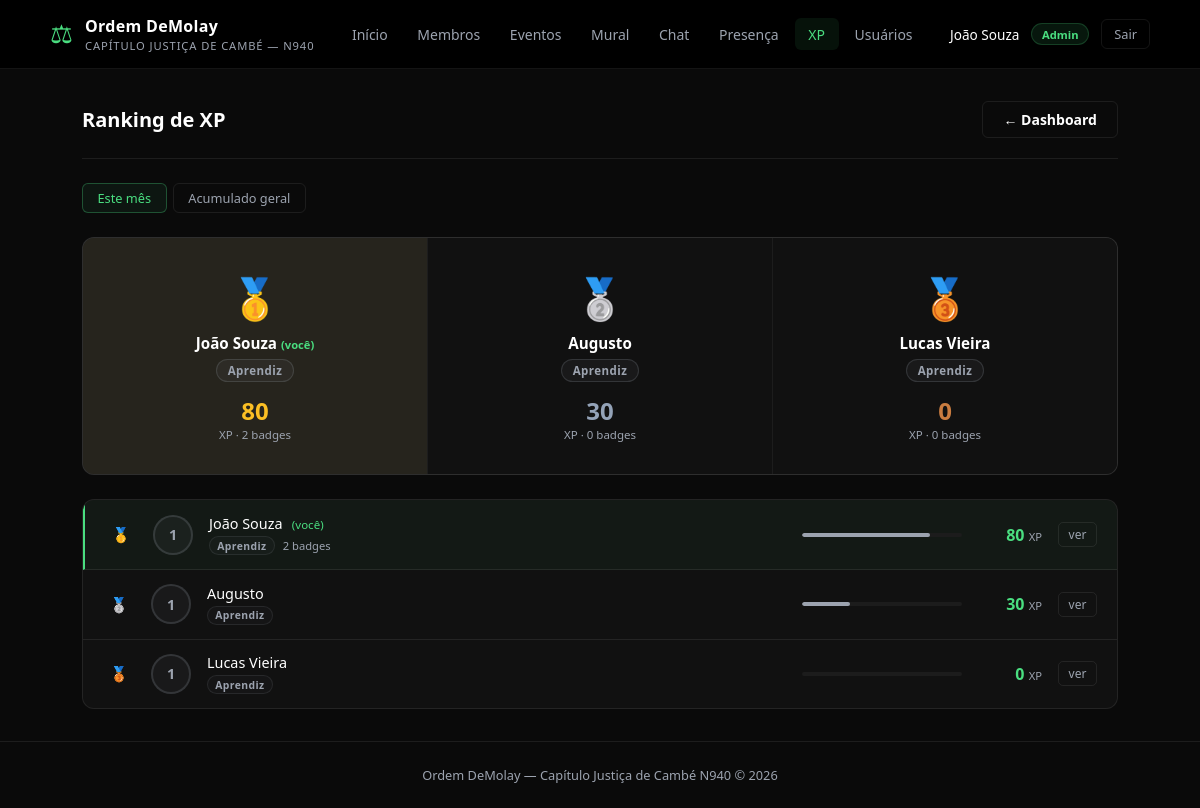
The app's page /gamificacao/ranking (signed in) with its own data.
### tables this page shows
CREATE TABLE usuarios (
            id INTEGER PRIMARY KEY AUTOINCREMENT,
            username TEXT NOT NULL UNIQUE,
            senha_hash TEXT NOT NULL,
            nome TEXT NOT NULL,
            role TEXT NOT NULL DEFAULT 'membro'
        );

### app.py (the view, shortened to what this page needs)
@app.route("/gamificacao/ranking")
@login_required
def xp_ranking():
    periodo = request.args.get("periodo", "mensal")
    mes     = date.today().strftime("%Y-%m")
    uid     = session["user_id"]
    conn    = get_db()
    if periodo == "mensal":
        rows = conn.execute("""
            SELECT u.id, u.nome,
                   COALESCE(SUM(xr.pontos),0) AS xp,
                   (SELECT COALESCE(SUM(pontos),0) FROM xp_registros WHERE usuario_id=u.id) AS xp_total,
                   (SELECT COUNT(*) FROM xp_usuario_badges WHERE usuario_id=u.id) AS n_badges
            FROM usuarios u
            LEFT JOIN xp_registros xr ON xr.usuario_id=u.id
                AND strftime('%Y-%m', xr.criado_em)=?
            GROUP BY u.id ORDER BY xp DESC
        """, (mes,)).fetchall()
    conn.close()
    ranking = [{"pos": i + 1, "id": r["id"], "nome": r["nome"],
                "xp": r["xp"], "nivel": _nivel_info(r["xp_total"]),
                "n_badges": r["n_badges"], "e_eu": r["id"] == uid}
               for i, r in enumerate(rows)]
    return render_template("xp_ranking.html", ranking=ranking, periodo=periodo)

### app.py (called while the page is built)
def get_db():
    conn = sqlite3.connect(DB_PATH)
    conn.row_factory = sqlite3.Row
    return conn

def login_required(f):
    @wraps(f)
    def decorated(*args, **kwargs):
        if "user_id" not in session:
            return redirect(url_for("entrar", next=request.path))
        return f(*args, **kwargs)
    return decorated

def _nivel_info(pontos):
    atual = NIVEIS[0]
    for n in NIVEIS:
        if pontos >= n[0]:
            atual = n
    idx = NIVEIS.index(atual)
    prox = NIVEIS[idx + 1] if idx + 1 < len(NIVEIS) else None
    if prox:
        faixa = prox[0] - atual[0]
        progresso = min(100, round((pontos - atual[0]) / faixa * 100))
        falta = prox[0] - pontos
    else:
        progresso, falta = 100, 0
    return {"numero": atual[1], "nome": atual[2], "cor": atual[3],
            "proximo": prox[2] if prox else None,
            "proximo_limiar": prox[0] if prox else None,
            "progresso": progresso, "falta": falta}

### templates/xp_ranking.html
{% extends "base.html" %}
{% block conteudo %}
<div class="pagina-topo">
  <h2>Ranking de XP</h2>
  <a href="{{ url_for('xp_dashboard') }}" class="btn secundario">← Dashboard</a>
</div>
<div class="filtros" style="margin-bottom:1.5rem;">
  <a href="{{ url_for('xp_ranking', periodo='mensal') }}"
     class="filtro-btn {% if periodo == 'mensal' %}ativo{% endif %}">Este mês</a>
  <a href="{{ url_for('xp_ranking', periodo='geral') }}"
     class="filtro-btn {% if periodo == 'geral' %}ativo{% endif %}">Acumulado geral</a>
</div>
{% if ranking %}
{% if ranking | length >= 3 %}
<div style="display:grid;grid-template-columns:1fr 1fr 1fr;gap:1px;background:var(--borda);border:1px solid var(--borda);border-radius:12px;overflow:hidden;margin-bottom:1.5rem;">
  {% for r in ranking[:3] %}
  <div style="background:var(--superficie);padding:2rem 1rem;text-align:center;{% if loop.index == 1 %}background:rgba(251,191,36,0.04);{% endif %}">
    <div style="font-size:2.5rem;margin-bottom:0.5rem;">
      {% if loop.index == 1 %}🥇{% elif loop.index == 2 %}🥈{% else %}🥉{% endif %}
    </div>
    <div style="font-size:0.95rem;font-weight:600;color:var(--texto);margin-bottom:0.35rem;">
      {{ r.nome }}{% if r.e_eu %} <span style="color:var(--verde);font-size:0.7rem;">(você)</span>{% endif %}
    </div>
    <span class="nivel-chip" style="color:{{ r.nivel.cor }};border-color:{{ r.nivel.cor }}33;background:{{ r.nivel.cor }}10;">
      {{ r.nivel.nome }}
    </span>
    <div style="font-size:1.5rem;font-weight:800;color:{% if loop.index==1 %}#fbbf24{% elif loop.index==2 %}#94a3b8{% else %}#c97c40{% endif %};margin-top:0.75rem;">
      {{ r.xp }}
    </div>
    <div style="font-size:0.72rem;color:var(--texto-muted);">XP · {{ r.n_badges }} badges</div>
  </div>
  {% endfor %}
</div>
{% endif %}
<div style="background:var(--superficie);border:1px solid var(--borda);border-radius:12px;overflow:hidden;">
  {% for r in ranking %}
  <div class="xp-ranking-row {% if r.e_eu %}destaque{% endif %}">
    <div class="xp-pos">
      {% if r.pos == 1 %}🥇
      {% elif r.pos == 2 %}🥈
      {% elif r.pos == 3 %}🥉
      {% else %}<span style="color:var(--texto-muted);font-size:0.8rem;">{{ r.pos }}</span>
      {% endif %}
    </div>
    <div style="width:40px;height:40px;border-radius:50%;border:2px solid {{ r.nivel.cor }}33;display:flex;align-items:center;justify-content:center;font-size:0.9rem;font-weight:800;color:{{ r.nivel.cor }};background:{{ r.nivel.cor }}10;flex-shrink:0;">
      {{ r.nivel.numero }}
    </div>
    <div class="xp-membro">
      <div class="xp-membro-nome">
        {{ r.nome }}
        {% if r.e_eu %}<span style="color:var(--verde);font-size:0.72rem;margin-left:0.35rem;">(você)</span>{% endif %}
      </div>
      <div style="display:flex;align-items:center;gap:0.5rem;margin-top:0.2rem;">
        <span class="nivel-chip" style="color:{{ r.nivel.cor }};border-color:{{ r.nivel.cor }}22;background:{{ r.nivel.cor }}08;font-size:0.65rem;padding:0.1rem 0.45rem;">
          {{ r.nivel.nome }}
        </span>
        {% if r.n_badges > 0 %}
        <span style="font-size:0.7rem;color:var(--texto-muted);">{{ r.n_badges }} badge{{ 's' if r.n_badges != 1 }}</span>
        {% endif %}
      </div>
    </div>
    <div style="flex:1;max-width:160px;">
      <div class="xp-bar" style="height:4px;">
        <div class="xp-bar-fill" style="width:{{ r.nivel.progresso }}%;background:{{ r.nivel.cor }};"></div>
      </div>
    </div>
    <div class="xp-pts">{{ r.xp }} <span style="font-size:0.7rem;color:var(--texto-muted);font-weight:400;">XP</span></div>
    <a href="{{ url_for('xp_perfil_usuario', user_id=r.id) }}" style="font-size:0.75rem;color:var(--texto-muted);text-decoration:none;padding:0.2rem 0.6rem;border:1px solid var(--borda);border-radius:5px;">ver</a>
  </div>
  {% endfor %}
</div>
{% else %}
<p class="vazio">Nenhum dado para este período.</p>
{% endif %}
{% endblock %}

### templates/base.html (shortened to what this page needs)
<!DOCTYPE html>
<html lang="pt-br">
<head>
  <link rel="stylesheet" href="{{ url_for('static', filename='style.css') }}"/>
</head>
<body>
  <header>
    <div class="header-inner">
      <div class="logo">
        <span class="logo-symbol">⚖</span>
        <div>
          <h1>Ordem DeMolay</h1>
          <p>Capítulo Justiça de Cambé &mdash; N940</p>
        </div>
      </div>
      <nav>
        <a href="{{ url_for('index') }}"   class="{{ 'ativo' if request.endpoint == 'index' }}">Início</a>
        <a href="{{ url_for('membros') }}" class="{{ 'ativo' if 'membro' in request.endpoint }}">Membros</a>
        <a href="{{ url_for('eventos') }}" class="{{ 'ativo' if 'evento' in request.endpoint }}">Eventos</a>
        <a href="{{ url_for('mural') }}"   class="{{ 'ativo' if 'mural' in request.endpoint or 'post' in request.endpoint }}">Mural</a>
        <a href="{{ url_for('chat') }}"     class="{{ 'ativo' if 'chat' in request.endpoint }}">Chat</a>
        <a href="{{ url_for('presenca_dashboard') }}" class="{{ 'ativo' if 'presenca' in request.endpoint }}">Presença</a>
        <a href="{{ url_for('xp_dashboard') }}" class="{{ 'ativo' if request.endpoint.startswith('xp_') }}">XP</a>
        {% if session.get('role') == 'admin' %}
          <a href="{{ url_for('admin_usuarios') }}" class="{{ 'ativo' if 'admin' in request.endpoint }}">Usuários</a>
        {% endif %}
      </nav>
      <div class="usuario">
        {% if session.get('user_id') %}
          <span class="usuario-nome">{{ session.nome }}</span>
          {% if session.get('role') == 'admin' %}
            <span class="badge" style="font-size:0.7rem;">Admin</span>
          {% endif %}
          <a href="{{ url_for('sair') }}" class="btn-sair">Sair</a>
        {% else %}
          <a href="{{ url_for('entrar') }}" class="btn btn-entrar">Entrar</a>
        {% endif %}
      </div>
    </div>
  </header>
  <main>
    {% block conteudo %}{% endblock %}
  </main>
  <footer>
    <p>Ordem DeMolay &mdash; Capítulo Justiça de Cambé N940 &copy; 2026</p>
  </footer>
</body>
</html>

### static/style.css (style rules this page uses)
*, *::before, *::after { box-sizing: border-box; margin: 0; padding: 0; }
:root { --verde: #4ade80; --verde-escuro: #22c55e; --bg: #0a0a0a; --superficie: #111111; --superficie2: #1c1c1c; --borda: rgba(255,255,255,0.08); --texto: #ffffff; --texto-muted: #9ca3af; --sucesso: #4ade80; --vermelho: #f87171; --dourado: #4ade80; --dourado-escuro: #22c55e; }
body { font-family: 'Segoe UI', system-ui, sans-serif; background: var(--bg); color: var(--texto); min-height: 100vh; display: flex; flex-direction: column; }
header { background: #000; border-bottom: 1px solid var(--borda); padding: 0 2rem; }
.header-inner { max-width: 1100px; margin: 0 auto; display: flex; align-items: center; justify-content: space-between; height: 68px; }
.logo { display: flex; align-items: center; gap: 0.75rem; }
.logo-symbol { font-size: 1.6rem; color: var(--verde); line-height: 1; }
.logo h1 { font-size: 1rem; color: var(--texto); font-weight: 600; letter-spacing: 0.02em; }
.logo p { font-size: 0.7rem; color: var(--texto-muted); letter-spacing: 0.08em; text-transform: uppercase; margin-top: 1px; }
nav { display: flex; gap: 0.15rem; }
nav a { color: var(--texto-muted); text-decoration: none; padding: 0.4rem 0.85rem; border-radius: 6px; font-size: 0.875rem; transition: color 0.15s, background 0.15s; }
nav a.ativo { color: var(--verde); background: rgba(74,222,128,0.08); }
main { flex: 1; max-width: 1100px; margin: 2rem auto; padding: 0 2rem; width: 100%; }
.btn { display: inline-block; background: var(--verde); color: #000; padding: 0.5rem 1.25rem; border-radius: 6px; text-decoration: none; font-weight: 600; font-size: 0.875rem; border: none; cursor: pointer; transition: background 0.15s; }
.btn.secundario { background: transparent; color: var(--texto); border: 1px solid var(--borda); }
.pagina-topo { display: flex; align-items: center; justify-content: space-between; margin-bottom: 1.5rem; padding-bottom: 1.25rem; border-bottom: 1px solid var(--borda); }
.pagina-topo h2 { font-size: 1.25rem; font-weight: 600; color: var(--texto); }
.badge { background: rgba(74,222,128,0.1); color: var(--verde); padding: 0.15rem 0.6rem; border-radius: 999px; font-size: 0.75rem; font-weight: 600; border: 1px solid rgba(74,222,128,0.2); }
footer { text-align: center; padding: 1.5rem; color: var(--texto-muted); font-size: 0.8rem; border-top: 1px solid var(--borda); margin-top: auto; }
.usuario { display: flex; align-items: center; gap: 0.75rem; }
.usuario-nome { font-size: 0.85rem; color: var(--texto); font-weight: 500; }
.btn-sair { font-size: 0.8rem; color: var(--texto-muted); text-decoration: none; padding: 0.3rem 0.75rem; border: 1px solid var(--borda); border-radius: 6px; transition: color 0.15s, border-color 0.15s; }
.filtros { display: flex; gap: 0.4rem; margin-bottom: 1.5rem; }
.filtro-btn { padding: 0.3rem 0.9rem; border-radius: 6px; font-size: 0.8rem; font-weight: 500; text-decoration: none; color: var(--texto-muted); border: 1px solid var(--borda); transition: all 0.15s; }
.filtro-btn:hover, .filtro-btn.ativo { color: var(--verde); border-color: rgba(74,222,128,0.3); background: rgba(74,222,128,0.06); }
.xp-bar { height: 6px; background: var(--superficie2); border-radius: 99px; overflow: hidden; }
.xp-bar-fill { height: 100%; border-radius: 99px; transition: width 0.5s cubic-bezier(.4,0,.2,1); }
.nivel-chip { display: inline-flex; align-items: center; gap: 0.35rem; padding: 0.2rem 0.65rem; border-radius: 999px; font-size: 0.72rem; font-weight: 700; letter-spacing: 0.04em; border: 1px solid; }
.xp-ranking-row { display: flex; align-items: center; gap: 1rem; padding: 0.85rem 1.25rem; border-bottom: 1px solid var(--borda); transition: background 0.15s; }
.xp-ranking-row:last-child { border-bottom: none; }
.xp-ranking-row.destaque { background: rgba(74,222,128,0.04); border-left: 2px solid var(--verde); }
.xp-pos { min-width: 2rem; text-align: center; font-size: 0.9rem; font-weight: 700; color: var(--texto-muted); flex-shrink: 0; }
.xp-membro { flex: 1; min-width: 0; }
.xp-membro-nome { font-size: 0.9rem; font-weight: 500; color: var(--texto); }
.xp-pts { font-size: 1rem; font-weight: 700; color: var(--verde); min-width: 4rem; text-align: right; flex-shrink: 0; }

### records on screen
usuarios: nome "João Souza", shows "(você)", nivel.nome "Aprendiz", xp "80", n_badges "2", nivel.numero "1", n_badges "s"
usuarios: nome "Augusto", nivel.nome "Aprendiz", xp "30", n_badges "0", nivel.numero "1"
usuarios: nome "Lucas Vieira", nivel.nome "Aprendiz", xp "0", n_badges "0", nivel.numero "1"
